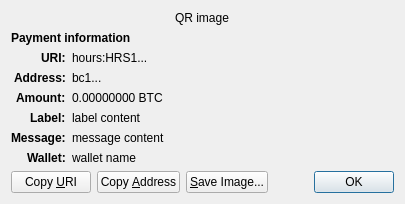
<?xml version="1.0" encoding="UTF-8"?>
<ui version="4.0">
 <class>ReceiveRequestDialog</class>
 <widget class="QDialog" name="ReceiveRequestDialog">
  <property name="geometry">
   <rect>
    <x>0</x>
    <y>0</y>
    <width>413</width>
    <height>229</height>
   </rect>
  </property>
  <property name="windowTitle">
   <string>Request payment to ...</string>
  </property>
  <layout class="QGridLayout" name="gridLayout" columnstretch="0,1">
   <property name="sizeConstraint">
    <enum>QLayout::SetFixedSize</enum>
   </property>
   <item row="0" column="0" colspan="2" alignment="Qt::AlignHCenter">
    <widget class="QRImageWidget" name="qr_code">
     <property name="text">
      <string notr="true">QR image</string>
     </property>
     <property name="textInteractionFlags">
      <set>Qt::NoTextInteraction</set>
     </property>
    </widget>
   </item>
   <item row="1" column="0" colspan="2">
    <widget class="QLabel" name="payment_header">
     <property name="font">
      <font>
       <weight>75</weight>
       <bold>true</bold>
      </font>
     </property>
     <property name="text">
      <string>Payment information</string>
     </property>
     <property name="textInteractionFlags">
      <set>Qt::NoTextInteraction</set>
     </property>
    </widget>
   </item>
   <item row="2" column="0" alignment="Qt::AlignRight|Qt::AlignTop">
    <widget class="QLabel" name="uri_tag">
     <property name="font">
      <font>
       <weight>75</weight>
       <bold>true</bold>
      </font>
     </property>
     <property name="text">
      <string notr="true">URI:</string>
     </property>
     <property name="textFormat">
      <enum>Qt::PlainText</enum>
     </property>
     <property name="textInteractionFlags">
      <set>Qt::NoTextInteraction</set>
     </property>
    </widget>
   </item>
   <item row="2" column="1" alignment="Qt::AlignTop">
    <widget class="QLabel" name="uri_content">
     <property name="text">
      <string notr="true">hours:HRS1...</string>
     </property>
     <property name="textFormat">
      <enum>Qt::RichText</enum>
     </property>
     <property name="wordWrap">
      <bool>true</bool>
     </property>
     <property name="textInteractionFlags">
      <set>Qt::TextSelectableByMouse</set>
     </property>
    </widget>
   </item>
   <item row="3" column="0" alignment="Qt::AlignRight|Qt::AlignTop">
    <widget class="QLabel" name="address_tag">
     <property name="font">
      <font>
       <weight>75</weight>
       <bold>true</bold>
      </font>
     </property>
     <property name="text">
      <string>Address:</string>
     </property>
     <property name="textInteractionFlags">
      <set>Qt::NoTextInteraction</set>
     </property>
    </widget>
   </item>
   <item row="3" column="1" alignment="Qt::AlignTop">
    <widget class="QLabel" name="address_content">
     <property name="text">
      <string notr="true">bc1...</string>
     </property>
     <property name="textFormat">
      <enum>Qt::PlainText</enum>
     </property>
     <property name="textInteractionFlags">
      <set>Qt::TextSelectableByMouse</set>
     </property>
    </widget>
   </item>
   <item row="4" column="0" alignment="Qt::AlignRight|Qt::AlignTop">
    <widget class="QLabel" name="amount_tag">
     <property name="font">
      <font>
       <weight>75</weight>
       <bold>true</bold>
      </font>
     </property>
     <property name="text">
      <string>Amount:</string>
     </property>
     <property name="textInteractionFlags">
      <set>Qt::NoTextInteraction</set>
     </property>
    </widget>
   </item>
   <item row="4" column="1" alignment="Qt::AlignTop">
    <widget class="QLabel" name="amount_content">
     <property name="text">
      <string notr="true">0.00000000 BTC</string>
     </property>
     <property name="textFormat">
      <enum>Qt::PlainText</enum>
     </property>
     <property name="textInteractionFlags">
      <set>Qt::TextSelectableByMouse</set>
     </property>
    </widget>
   </item>
   <item row="5" column="0" alignment="Qt::AlignRight|Qt::AlignTop">
    <widget class="QLabel" name="label_tag">
     <property name="font">
      <font>
       <weight>75</weight>
       <bold>true</bold>
      </font>
     </property>
     <property name="text">
      <string>Label:</string>
     </property>
     <property name="textInteractionFlags">
      <set>Qt::NoTextInteraction</set>
     </property>
    </widget>
   </item>
   <item row="5" column="1" alignment="Qt::AlignTop">
    <widget class="QLabel" name="label_content">
     <property name="text">
      <string notr="true">label content</string>
     </property>
     <property name="textFormat">
      <enum>Qt::PlainText</enum>
     </property>
     <property name="wordWrap">
      <bool>true</bool>
     </property>
     <property name="textInteractionFlags">
      <set>Qt::TextSelectableByMouse</set>
     </property>
    </widget>
   </item>
   <item row="6" column="0" alignment="Qt::AlignRight|Qt::AlignTop">
    <widget class="QLabel" name="message_tag">
     <property name="font">
      <font>
       <weight>75</weight>
       <bold>true</bold>
      </font>
     </property>
     <property name="text">
      <string>Message:</string>
     </property>
     <property name="textInteractionFlags">
      <set>Qt::NoTextInteraction</set>
     </property>
    </widget>
   </item>
   <item row="6" column="1" alignment="Qt::AlignTop">
    <widget class="QLabel" name="message_content">
     <property name="text">
      <string notr="true">message content</string>
     </property>
     <property name="textFormat">
      <enum>Qt::PlainText</enum>
     </property>
     <property name="wordWrap">
      <bool>true</bool>
     </property>
     <property name="textInteractionFlags">
      <set>Qt::TextSelectableByMouse</set>
     </property>
    </widget>
   </item>
   <item row="7" column="0" alignment="Qt::AlignRight|Qt::AlignTop">
    <widget class="QLabel" name="wallet_tag">
     <property name="font">
      <font>
       <weight>75</weight>
       <bold>true</bold>
      </font>
     </property>
     <property name="text">
      <string>Wallet:</string>
     </property>
     <property name="textInteractionFlags">
      <set>Qt::NoTextInteraction</set>
     </property>
    </widget>
   </item>
   <item row="7" column="1" alignment="Qt::AlignTop">
    <widget class="QLabel" name="wallet_content">
     <property name="text">
      <string notr="true">wallet name</string>
     </property>
     <property name="textFormat">
      <enum>Qt::PlainText</enum>
     </property>
     <property name="wordWrap">
      <bool>true</bool>
     </property>
     <property name="textInteractionFlags">
      <set>Qt::TextSelectableByMouse</set>
     </property>
    </widget>
   </item>
   <item row="8" column="0" colspan="2">
    <layout class="QHBoxLayout" name="horizontalLayout">
     <item>
      <widget class="QPushButton" name="btnCopyURI">
       <property name="text">
        <string>Copy &amp;URI</string>
       </property>
       <property name="autoDefault">
        <bool>false</bool>
       </property>
      </widget>
     </item>
     <item>
      <widget class="QPushButton" name="btnCopyAddress">
       <property name="text">
        <string>Copy &amp;Address</string>
       </property>
       <property name="autoDefault">
        <bool>false</bool>
       </property>
      </widget>
     </item>
     <item>
      <widget class="QPushButton" name="btnSaveAs">
       <property name="text">
        <string>&amp;Save Image...</string>
       </property>
       <property name="autoDefault">
        <bool>false</bool>
       </property>
      </widget>
     </item>
     <item>
      <spacer name="horizontalSpacer_2">
       <property name="orientation">
        <enum>Qt::Horizontal</enum>
       </property>
       <property name="sizeHint" stdset="0">
        <size>
         <width>40</width>
         <height>20</height>
        </size>
       </property>
      </spacer>
     </item>
     <item>
      <widget class="QDialogButtonBox" name="buttonBox">
       <property name="focusPolicy">
        <enum>Qt::StrongFocus</enum>
       </property>
       <property name="standardButtons">
        <set>QDialogButtonBox::Ok</set>
       </property>
      </widget>
     </item>
    </layout>
   </item>
  </layout>
 </widget>
 <customwidgets>
  <customwidget>
   <class>QRImageWidget</class>
   <extends>QLabel</extends>
   <header>qt/qrimagewidget.h</header>
  </customwidget>
 </customwidgets>
 <tabstops>
  <tabstop>buttonBox</tabstop>
  <tabstop>btnCopyURI</tabstop>
  <tabstop>btnCopyAddress</tabstop>
  <tabstop>btnSaveAs</tabstop>
 </tabstops>
 <resources/>
 <connections>
  <connection>
   <sender>buttonBox</sender>
   <signal>accepted()</signal>
   <receiver>ReceiveRequestDialog</receiver>
   <slot>accept()</slot>
   <hints>
    <hint type="sourcelabel">
     <x>135</x>
     <y>230</y>
    </hint>
    <hint type="destinationlabel">
     <x>135</x>
     <y>126</y>
    </hint>
   </hints>
  </connection>
 </connections>
</ui>
